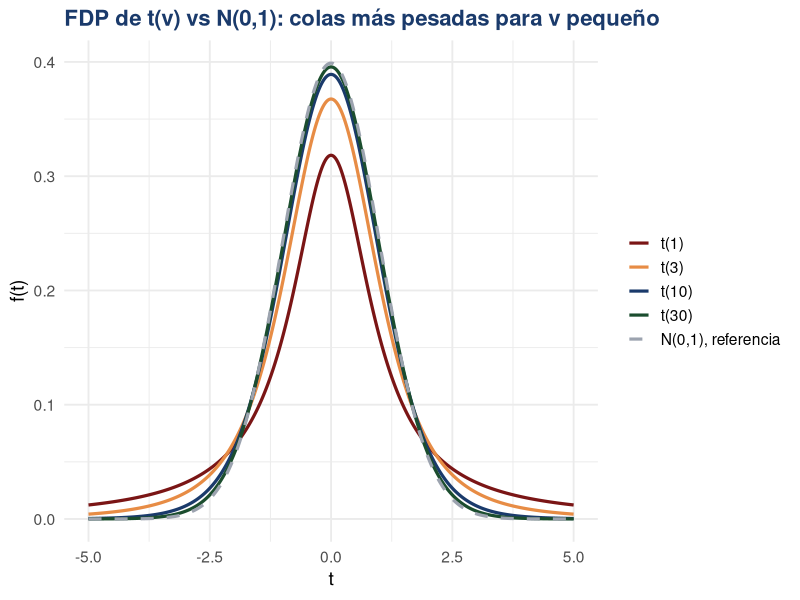

R code for this plot:
## ---- chunk 1
#| echo: false
#| fig-width: 14
#| fig-height: 5
#| fig-align: center
library(ggplot2)

gls  <- c(1, 3, 10, 30)
cols <- c("#7a1515","#e78c45","#1a3a6b","#1b4d2e")
x    <- seq(-5, 5, length.out = 500)

df_all <- do.call(rbind, lapply(seq_along(gls), function(i) {
  data.frame(x = x, fx = dt(x, gls[i]),
             nu = paste0("t(", gls[i], ")"))
}))
df_all <- rbind(df_all,
  data.frame(x = x, fx = dnorm(x), nu = "N(0,1), referencia"))

lvls <- c(paste0("t(", gls, ")"), "N(0,1), referencia")
df_all$nu <- factor(df_all$nu, levels = lvls)
cols_all  <- c(cols, "#9ca3af")

ggplot(df_all, aes(x, fx, color = nu, linetype = nu)) +
  geom_line(linewidth = 1.1) +
  scale_color_manual(values = setNames(cols_all, lvls)) +
  scale_linetype_manual(values = setNames(
    c(rep("solid", 4), "dashed"), lvls)) +
  labs(title = "FDP de t(ν) vs N(0,1): colas más pesadas para ν pequeño",
       x = "t", y = "f(t)", color = NULL, linetype = NULL) +
  theme_minimal(base_size = 14) +
  theme(legend.position = "right",
        plot.title = element_text(face = "bold", color = "#1a3a6b", size = 16))
